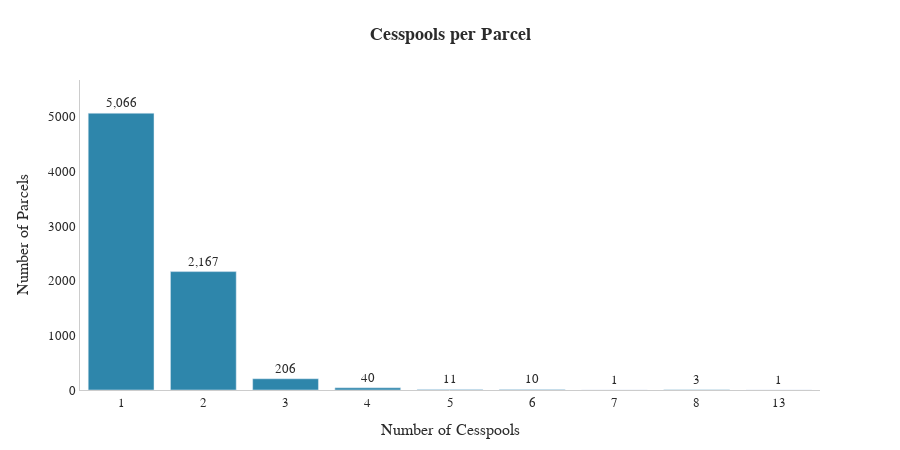

The cell this chart's notebook holds for it:
### Markdown cell above
### Attributes (cesspools, bedrooms, building footprints)

### Code cell
# Bar chart
osds_counts = (
    mpat_df["osds_qty"]
    .value_counts()
    .sort_index()
    .reset_index()
    .rename(columns={"osds_qty": "n_cesspools", "count": "n"})
)

fig = go.Figure(
    go.Bar(
        x=osds_counts["n_cesspools"].astype(str),
        y=osds_counts["n"],
        marker_color=COLORS["accent"],
        text=osds_counts["n"].apply(lambda x: f"{x:,}"),
        textposition="outside",
    )
)

apply_theme(
    fig,
    title=dict(text="<b>Cesspools per Parcel</b>", x=0.5, xanchor="center", font=dict(size=18)),
    xaxis_title="Number of Cesspools",
    yaxis_title="Number of Parcels",
    height=450,
)

fig.update_layout(showlegend=False, margin=dict(l=80, r=80, t=80, b=60))
fig.update_xaxes(showgrid=False)
fig.update_yaxes(showgrid=False, range=[0, osds_counts["n"].max() * 1.12])
fig.show()

### Figure 1 — Plotly figure (JSON) as saved in the notebook; plotly's stock layout.template omitted (floating-point values rounded to 4 significant figures)
{"data": [{"marker": {"color": "#2E86AB"}, "text": ["5,066", "2,167", "206", "40", "11", "10", "1", "3", "1"], "textposition": "outside", "type": "bar", "x": ["1", "2", "3", "4", "5", "6", "7", "8", "13"], "y": [5066, 2167, 206, 40, 11, 10, 1, 3, 1]}], "layout": {"colorway": ["#2E86AB", "#A23B72", "#F18F01", "#C73E1D", "#3B1F2B", "#44BBA4", "#E94F37"], "font": {"color": "#2b2b2b", "family": "Arial, sans-serif", "size": 13}, "height": 450, "legend": {"bgcolor": "white", "bordercolor": "#cccccc", "borderwidth": 1}, "margin": {"b": 60, "l": 80, "r": 80, "t": 80}, "paper_bgcolor": "white", "plot_bgcolor": "white", "showlegend": false, "title": {"font": {"color": "#2b2b2b", "size": 18}, "text": "<b>Cesspools per Parcel</b>", "x": 0.5, "xanchor": "center"}, "xaxis": {"gridcolor": "#ebebeb", "linecolor": "#cccccc", "showgrid": false, "title": {"text": "Number of Cesspools"}, "zeroline": false}, "yaxis": {"gridcolor": "#ebebeb", "linecolor": "#cccccc", "range": [0, 5674.0], "showgrid": false, "title": {"text": "Number of Parcels"}, "zeroline": false}}}
